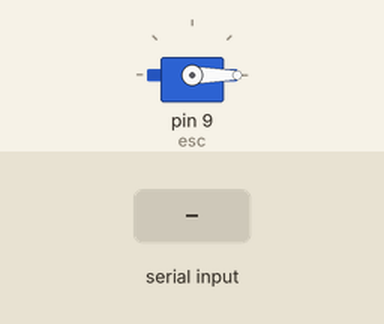
Recording of a sketch running on a simulated Arduino Uno, built with avr-gcc and run on an emulated ATmega328P. Shown: servo. Inputs (shaded band) come from the test bench. What the sketch prints to the serial monitor is not drawn.

Above: at 2.2 s.
2.3 s: "30,150\n" received over Serial
At 3.58 s:
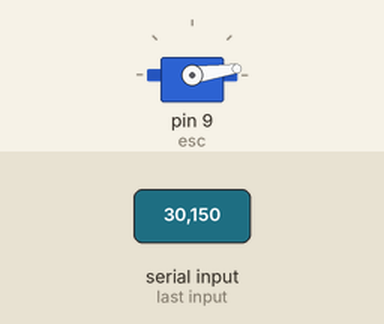
4.9 s: "200\n" received over Serial
At 6.13 s:
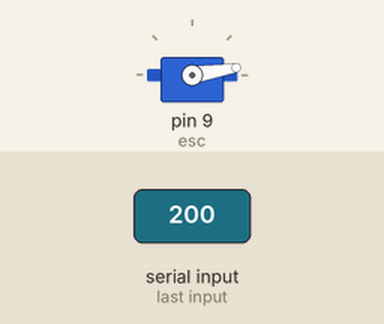
7.8 s: "," received over Serial
At 9.8 s:
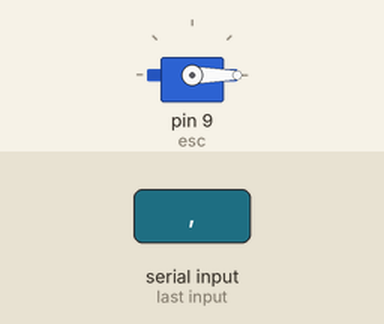
Timing chart, 0 to 11.3 s (numbered marks = the images above; inputs shaded):
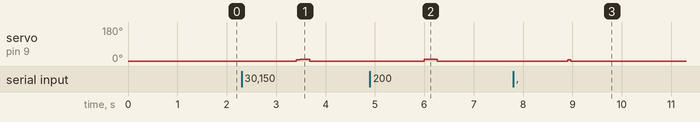

Measured:
- after the input at 2.3 s, servo on pin 9 (esc): 0° → 7° after 1.1 s, → 8° 0.07 s later, → 0° 0.19 s later
- after the input at 4.9 s, servo on pin 9 (esc): 0° → 9° after 1.1 s, → 0° 0.26 s later
- after the input at 7.8 s, servo on pin 9 (esc): 0° → 7° after 1.1 s, → 0° 0.06 s later

The sketch:

spin_coater_nextion.ino
```cpp
// Variables for function definition
const float umin = 1065; // Minimum microseconds
const float Rmax = 5309.73; // Max RPM
const float Rmin = 402.68; // Minimum RPM
const float k = 0.00283627; // Exponential parameter

// Variables for linear correction of acceleration
const float m = 1.16896; // Slope
const float b = -12.66475; // y intercept

// Variables for Nextion messages
const String waitMSG = "Waiting for Arduino...";
const String accelMSG = "Accelerating...";
const String holdMSG = "Holding at Final RPM...";
const String finishMSG = "Finished!";

// Takes in RPM and returns requiered microseconds to achieve that RPM on esc.writeMicroseconds()
float RPM_us_function(float rpm) {
  return (-1 / k) * log(1 - ((rpm - Rmin)/(Rmax - Rmin))) + umin;
}


// Operation variables
int RPMstart;
int RPMend;
long end_delay; // Milliseconds before ending
// Expected acceleration
float accel_e; // RPM/s


// Motor and accelerator function
# include <Servo.h>
Servo esc;

void accelerator() {
  // Calculation of acceleration and us
  const int RPMstep = 3; // Step between RPM
  float accel = (accel_e - b) / m; // Linear correction for acceleration in RPM/s
  const float delay_time = (RPMstep / accel) * 1000000; // Delay between RPM increments in microseconds
  const int number_of_steps = ((RPMend - RPMstart) / RPMstep) + 1;
  float RPM_us_array[number_of_steps]; // Array for precalculated us

  // Precalculation of us
  int i = 0;
  for (float rpm = RPMstart; rpm <= RPMend; rpm = rpm + RPMstep) {
    float us = RPM_us_function(rpm);
    RPM_us_array[i] = us;
    i ++;
  }

  // Accelerating motor
  for (float us : RPM_us_array) {
    esc.writeMicroseconds(us);
    delayMicroseconds(delay_time);
  }
}

// Nextion functions
void print2Nextion(String str) {
  Serial.print(str);
  Serial.write(0xff);
  Serial.write(0xff);
  Serial.write(0xff);
}

void readOperationVariables(String str){
  int space1_loc = str.indexOf(",");
  int space2_loc = str.indexOf(",", space1_loc + 1);
  int space3_loc = str.indexOf(",", space2_loc + 1);

  String RPMstartStr = str.substring(0, space1_loc);
  String RPMendStr = str.substring(space1_loc + 1, space2_loc);
  String end_delayStr = str.substring(space2_loc + 1, space3_loc);
  String accel_eStr = str.substring(space3_loc + 1, str.length());

  RPMstart = RPMstartStr.toInt();
  RPMend = RPMendStr.toInt();
  end_delay = end_delayStr.toInt();
  accel_e = accel_eStr.toInt();
}

void hold(){
  print2Nextion("vis onHold,1");
    print2Nextion("vis TIMER,1");
    float start_time = millis();
    while (millis() - start_time <= end_delay)
    {
      float remaining = (end_delay + start_time - millis()) / 1000;
      print2Nextion("TIMER.txt=\"" + String(remaining) + " s\"");
    }
    esc.writeMicroseconds(0);
    print2Nextion("TIMER.txt=\"0.00 s\"");
}

// Begin operation
const int start_delay = 1000; // Milliseconds before starting
void setup() {
  Serial.begin(9600);
  esc.attach(9, 1000, 2000);
  esc.writeMicroseconds(0);

  delay(start_delay);
}

void loop() {
  if (Serial.available() > 0){
    print2Nextion("statusMSG.txt=\"" + waitMSG + "\"");
    delay(100);

    String MSG = Serial.readString();
    readOperationVariables(MSG);

    print2Nextion("statusMSG.txt=\"" + accelMSG + "\"");
    accelerator();

    print2Nextion("statusMSG.txt=\"" + holdMSG + "\"");
    hold();

    print2Nextion("statusMSG.txt=\"" + finishMSG + "\"");
    print2Nextion("vis BACK,1");
  }
}
```
